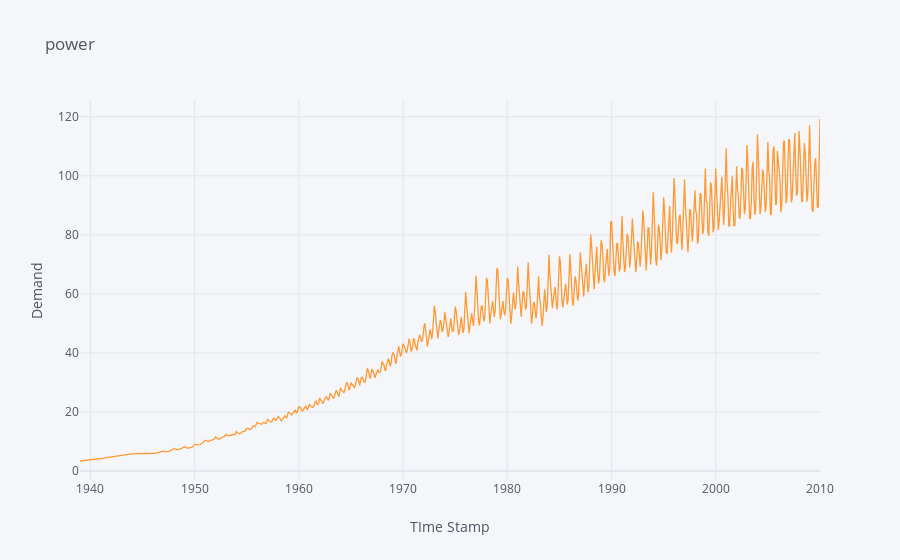

Here is the notebook cell this chart was saved with:
### Code cell
#plotting the data 
data.iplot(title="power", xTitle='TIme Stamp',yTitle='Demand')

### Figure 1 — Plotly figure (JSON) as saved in the notebook; plotly's stock layout.template omitted (floating-point values rounded to 4 significant figures; data arrays with more than 128 entries replaced by an {"elided": "..."} marker saying what was removed)
{"data": [{"line": {"color": "rgba(255, 153, 51, 1.0)", "dash": "solid", "shape": "linear", "width": 1.3}, "mode": "lines", "name": "Energy Production", "text": "", "type": "scatter", "x": {"elided": "853 str values"}, "y": {"elided": "853 float values"}}], "layout": {"legend": {"bgcolor": "#F5F6F9", "font": {"color": "#4D5663"}}, "paper_bgcolor": "#F5F6F9", "plot_bgcolor": "#F5F6F9", "title": {"font": {"color": "#4D5663"}, "text": "power"}, "xaxis": {"gridcolor": "#E1E5ED", "showgrid": true, "tickfont": {"color": "#4D5663"}, "title": {"font": {"color": "#4D5663"}, "text": "TIme Stamp"}, "zerolinecolor": "#E1E5ED"}, "yaxis": {"gridcolor": "#E1E5ED", "showgrid": true, "tickfont": {"color": "#4D5663"}, "title": {"font": {"color": "#4D5663"}, "text": "Demand"}, "zerolinecolor": "#E1E5ED"}}}
